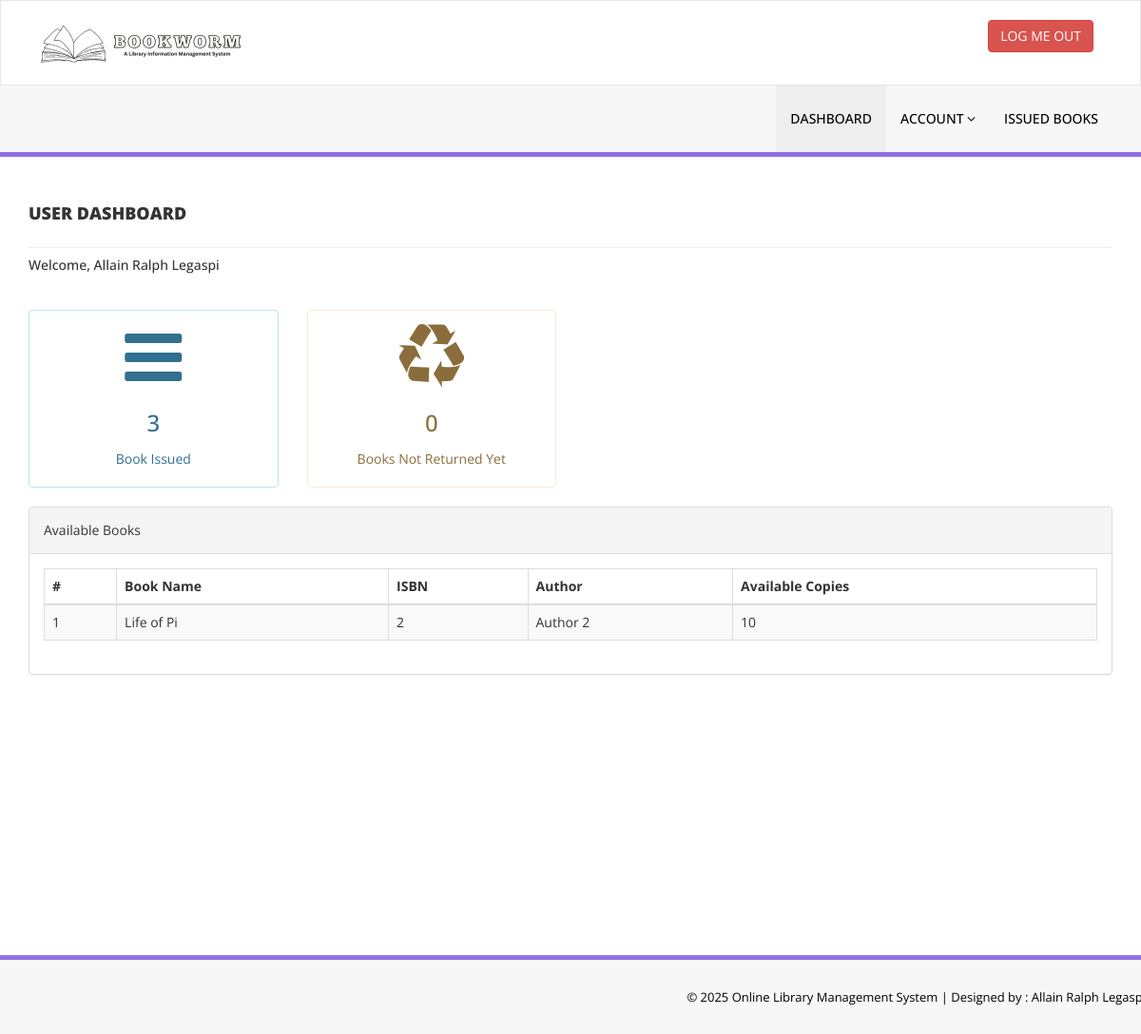
The page /dashboard.php (signed in) on the database its author committed.
### tables this page shows
CREATE TABLE `tblstudents` (
  `id` int(11) NOT NULL,
  `StudentId` varchar(100) DEFAULT NULL,
  `FullName` varchar(120) DEFAULT NULL,
  `EmailId` varchar(120) DEFAULT NULL,
  `MobileNumber` char(11) DEFAULT NULL,
  `Password` varchar(120) DEFAULT NULL,
  `Status` int(1) DEFAULT NULL,
  `RegDate` timestamp NULL DEFAULT current_timestamp(),
  `UpdationDate` timestamp NULL DEFAULT NULL ON UPDATE current_timestamp()
);

CREATE TABLE `tblbooks` (
  `id` int(11) NOT NULL,
  `BookName` varchar(255) DEFAULT NULL,
  `CatId` int(11) DEFAULT NULL,
  `AuthorId` int(11) DEFAULT NULL,
  `ISBNNumber` int(11) DEFAULT NULL,
  `BookPrice` int(11) DEFAULT NULL,
  `RegDate` timestamp NULL DEFAULT current_timestamp(),
  `UpdationDate` timestamp NULL DEFAULT NULL ON UPDATE current_timestamp(),
  `Stock` int(11) DEFAULT 0
);

CREATE TABLE `tblauthors` (
  `id` int(11) NOT NULL,
  `AuthorName` varchar(159) DEFAULT NULL,
  `creationDate` timestamp NULL DEFAULT current_timestamp(),
  `UpdationDate` timestamp NULL DEFAULT NULL ON UPDATE current_timestamp()
);

### dashboard.php (the view, shortened to what this page needs)
<?php
include('includes/config.php');
if (strlen($_SESSION['login']) == 0) {
    header('location:index.php');
} else {
    $sid = $_SESSION['stdid'];
    $sql = "SELECT FullName FROM tblstudents WHERE StudentId=:sid";
    $query = $dbh->prepare($sql);
    $query->bindParam(':sid', $sid, PDO::PARAM_STR);
    $query->execute();
    $result = $query->fetch(PDO::FETCH_OBJ);
    $username = $result->FullName;
    ?>
    <!DOCTYPE html>
    <html xmlns="http://www.w3.org/1999/xhtml">
    <head>
        <link href="assets/css/bootstrap.css" rel="stylesheet" />
        <link href="assets/css/font-awesome.css" rel="stylesheet" />
        <link href="assets/css/style.css" rel="stylesheet" />
    </head>
    <body>
        <?php include('includes/header.php'); ?>
        <div class="content-wrapper">
            <div class="container">
                <div class="row pad-botm">
                    <div class="col-md-12">
                        <h4 class="header-line">USER DASHBOARD</h4>
                        <h5>Welcome, <?php echo htmlentities($username); ?></h5>
                    </div>
                </div>
                <div class="row">
                    <div class="col-md-3 col-sm-3 col-xs-6">
                        <div class="alert alert-info back-widget-set text-center">
                            <i class="fa fa-bars fa-5x"></i>
                            <?php
                            $sid = $_SESSION['stdid'];
                            $sql1 = "SELECT id from tblissuedbookdetails where StudentID=:sid";
                            $query1 = $dbh->prepare($sql1);
                            $query1->bindParam(':sid', $sid, PDO::PARAM_STR);
                            $query1->execute();
                            $issuedbooks = $query1->rowCount();
                            ?>
                            <h3><?php echo htmlentities($issuedbooks); ?> </h3>
                            Book Issued
                        </div>
                    </div>
                    <div class="col-md-3 col-sm-3 col-xs-6">
                        <div class="alert alert-warning back-widget-set text-center">
                            <i class="fa fa-recycle fa-5x"></i>
                            <?php
                            $rsts = 0;
                            $sql2 = "SELECT id from tblissuedbookdetails where StudentID=:sid and RetrunStatus=:rsts";
                            $query2 = $dbh->prepare($sql2);
                            $query2->bindParam(':sid', $sid, PDO::PARAM_STR);
                            $query2->bindParam(':rsts', $rsts, PDO::PARAM_STR);
                            $query2->execute();
                            $returnedbooks = $query2->rowCount();
                            ?>
                            <h3><?php echo htmlentities($returnedbooks); ?></h3>
                            Books Not Returned Yet
                        </div>
                    </div>
                </div>
                <div class="row">
                    <div class="col-md-12">
                        <div class="panel panel-default">
                            <div class="panel-heading">
                                Available Books
                            </div>
                            <div class="panel-body">
                                <div class="table-responsive">
                                    <table class="table table-striped table-bordered table-hover" id="dataTables-example">
                                        <thead>
                                            <tr>
                                                <th>#</th>
                                                <th>Book Name</th>
                                                <th>ISBN</th>
                                                <th>Author</th>
                                                <th>Available Copies</th>
                                            </tr>
                                        </thead>
                                        <tbody>
                                            <?php
                                            $sql = "SELECT tblbooks.BookName, tblbooks.ISBNNumber, tblauthors.AuthorName, tblbooks.Stock FROM tblbooks JOIN tblauthors ON tblauthors.id=tblbooks.AuthorId WHERE tblbooks.Stock > 0";
                                            $query = $dbh->prepare($sql);
                                            $query->execute();
                                            $results = $query->fetchAll(PDO::FETCH_OBJ);
                                            $cnt = 1;
                                            if ($query->rowCount() > 0) {
                                                foreach ($results as $result) { ?>
                                                    <tr class="odd gradeX">
                                                        <td class="center"><?php echo htmlentities($cnt); ?></td>
                                                        <td class="center"><?php echo htmlentities($result->BookName); ?></td>
                                                        <td class="center"><?php echo htmlentities($result->ISBNNumber); ?></td>
                                                        <td class="center"><?php echo htmlentities($result->AuthorName); ?></td>
                                                        <td class="center"><?php echo htmlentities($result->Stock); ?></td>
                                                    </tr>
                                            <?php $cnt++;
                                                }
                                            } ?>
                                        </tbody>
                                    </table>
                                </div>
                            </div>
                        </div>
                    </div>
                </div>
            </div>
        </div>
        <?php include('includes/footer.php'); ?>
    </body>
    </html>
<?php } ?>

### assets/css/style.css (style rules this page uses)
.content-wrapper { margin-top: 40px; min-height:800px; padding-bottom:90px; }
.header-line { font-weight:900; padding-bottom:25px; border-bottom:1px solid #eeeeee; text-transform:uppercase; }
.pad-botm { padding-bottom:30px; }
.back-widget-set { background-color:transparent; }

### rows shown on the page
tblstudents: FullName "Allain Ralph Legaspi"
tblbooks: BookName "Life of Pi", ISBNNumber "2", AuthorId.AuthorName "Author 2", Stock "10"

### other values the page prints
$issuedbooks "3"
$returnedbooks "0"
